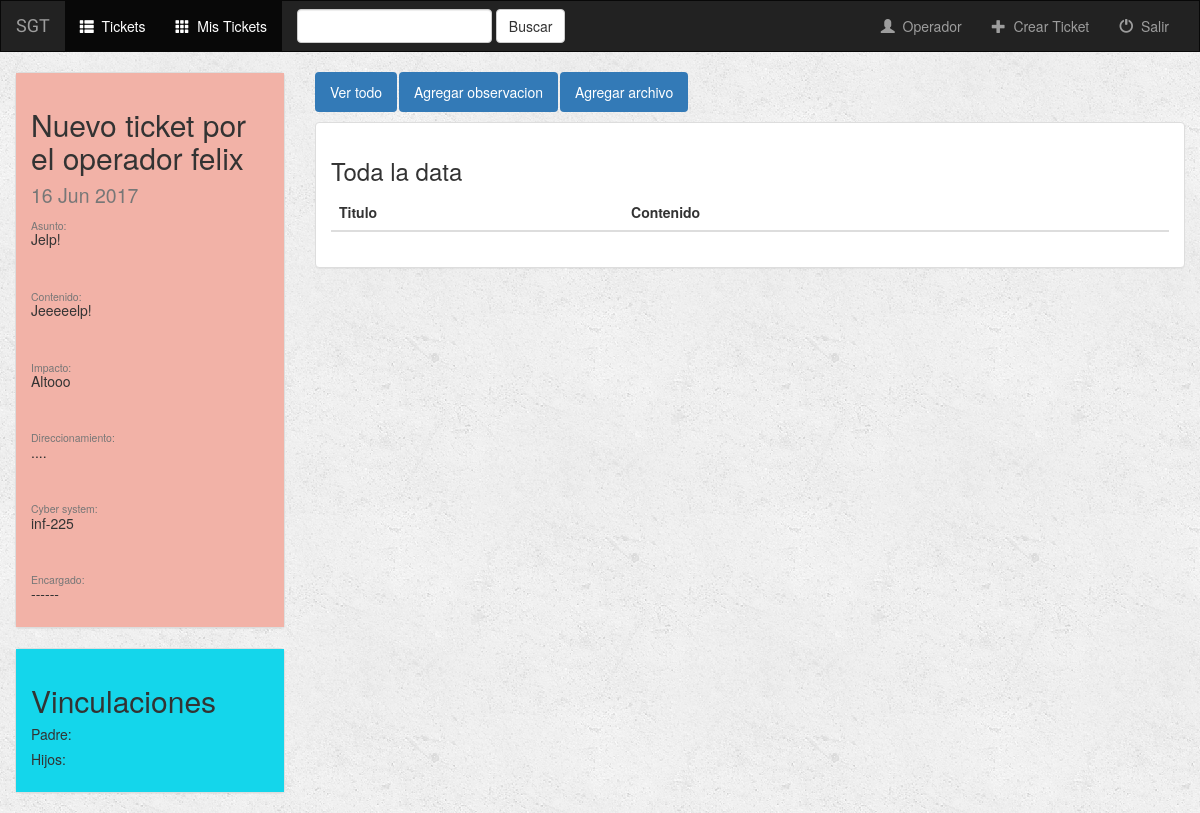
/ticket/23/ (signed in), run on the app's committed database.
### ticket/models.py (models this page shows, shortened)
class Ticket(models.Model):
    titulo = models.CharField(max_length=100)
    asunto = models.CharField(max_length=300, null=True)
    contenido = models.CharField(max_length=300, null=True)
    prioridad = models.CharField(max_length=15, choices=(('Urgente', 'Urgente'), ('Estandar', 'Estandar'),
                                                         ('Baja', 'Baja')))
    impacto = models.CharField(max_length=8, null=True)
    direccionamiento = models.CharField(max_length=10, null=True)
    cybersystem = models.CharField(max_length=10, null=True)
    fecha_apertura = models.DateField(auto_now_add=True)
    fecha_cierre = models.DateField(null=True)
    cerrado = models.BooleanField(default=False)
    aplazado = models.BooleanField(default=False)
    fecha_aplazo = models.DateField(null=True, default = date.today())
    tiempo_restante_aplazo = models.DurationField(null=True)
    asignado = models.BooleanField(default=False)
    eliminado = models.BooleanField(default=False)
    creador = models.ForeignKey(User, related_name='creador')
    encargado = models.ForeignKey(User, related_name='encargado', null=True)
    cerrador = models.ForeignKey(User, related_name='cerrador', null=True)

### ticket/views.py (the view)
# urls.py: url(r'^(?P<ticket_id>[0-9]+)/$', views.detail, name='detail'),
def detail(request, ticket_id):
    if not request.user.is_authenticated():
        return render(request, 'ticket/login.html')
    else:
        ticket = get_object_or_404(Ticket, pk=ticket_id)
        user = request.user
        if str(request.user.empleado.perfil) == 'supervisor' or str(request.user.empleado.perfil) == 'jefe':
            operadores = User.objects.filter(empleado__perfil='operador')
            return render(request, 'ticket/' + request.user.empleado.perfil + '/detail.html',
                          {'ticket': ticket, 'operadores': operadores})
        else:
            return render(request, 'ticket/' + request.user.empleado.perfil + '/detail.html',
                          {'ticket': ticket, 'user': user})

### templates/ticket/operador/detail.html (shortened to what this page needs)
{% extends 'ticket/operador/base.html' %}
{% block tickets_active %}active{% endblock %}
{% block mis_tickets_active %}active {% endblock %}
{% block body %}
<div class="container-fluid songs-container">
    <div class="row">
        {% include 'ticket/elementos/detalles_ticket.html' %}
        <div class="col-sm-8 col-md-9">
            <ul class="nav nav-pills" style="margin-bottom: 10px;">
                <li role="presentation" class="active"><a href="{% url 'ticket:detail' ticket.id %}">Ver todo</a></li>
                <li role="presentation" class="active"><a href="{% url 'ticket:create_text_data' ticket.id %}">Agregar observacion</a></li>
                <li role="presentation" class="active"><a href="{% url 'ticket:create_file_data' ticket.id %}">Agregar archivo</a></li>
            </ul>
        {% include 'ticket/elementos/data_ticket.html' %}
        </div>
    </div>
    {% include 'ticket/elementos/vinculos_ticket.html' %}
</div>
{% endblock %}

### templates/ticket/elementos/detalles_ticket.html
{% block detalles_ticket %}
        <div class="col-sm-4 col-md-3">
            <div class="panel panel-default">
                <div class="panel-body" {% if ticket.prioridad == 'Baja' %}
                            style="background-color:#BFF2A7"
                        {% elif ticket.prioridad == 'Estandar' %}
                            style="background-color:#F2EFA7"
                        {% else %}
                            style="background-color:#F2B2A7"
                        {% endif %}>
                    <h2>{{ ticket.titulo }} <br><small>{{ ticket.fecha_apertura|date:"d M Y" }}</small></h2>
                    {% if ticket.asunto %}<h5><small>Asunto:</small><br>{{ ticket.asunto }}</h5><br>{% endif %}
                    {% if ticket.contenido %}<h5><small>Contenido:</small><br>{{ ticket.contenido }}</h5><br>{% endif %}
                    {% if ticket.impacto %}<h5><small>Impacto:</small><br>{{ ticket.impacto }}</h5><br>{% endif %}
                    {% if ticket.direccionamiento %}<h5><small>Direccionamiento:</small><br>{{ ticket.direccionamiento }}</h5><br>{% endif %}
                    {% if ticket.cybersystem %}<h5><small>Cyber system:</small><br>{{ ticket.cybersystem }}</h5><br>{% endif %}
                    <h5><small>Encargado:</small><br>{% if ticket.encargado %} {{ ticket.encargado.empleado }} {% else %} ------ {% endif %}</h5>
                </div>
            </div>
        </div>
{% endblock detalles_ticket%}

### ticket/static/ticket/style.css (style rules this page uses)
body { background: white url("images/background.png"); }

### data on the page
Ticket: titulo "Nuevo ticket por el operador felix", fecha_apertura "16 Jun 2017", asunto "Jelp!", contenido "Jeeeeelp!", impacto "Altooo", direccionamiento "....", cybersystem "inf-225"
